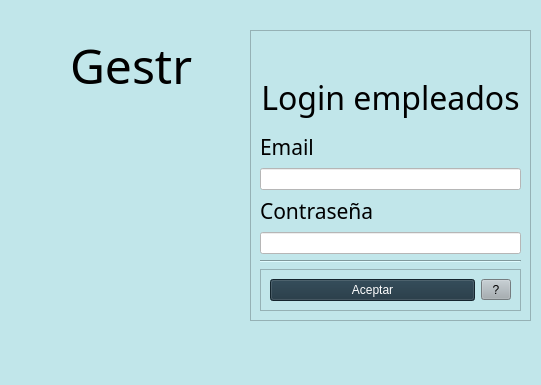
<?xml version="1.0" encoding="UTF-8"?>
<ui version="4.0">
 <class>MainWindow</class>
 <widget class="QMainWindow" name="MainWindow">
  <property name="geometry">
   <rect>
    <x>0</x>
    <y>0</y>
    <width>541</width>
    <height>385</height>
   </rect>
  </property>
  <property name="windowTitle">
   <string>MainWindow</string>
  </property>
  <property name="styleSheet">
   <string notr="true">background-color: rgb(193, 230, 234);</string>
  </property>
  <widget class="QWidget" name="centralwidget">
   <widget class="QFrame" name="loginCampos">
    <property name="geometry">
     <rect>
      <x>250</x>
      <y>30</y>
      <width>281</width>
      <height>291</height>
     </rect>
    </property>
    <property name="frameShape">
     <enum>QFrame::Shape::StyledPanel</enum>
    </property>
    <property name="frameShadow">
     <enum>QFrame::Shadow::Raised</enum>
    </property>
    <layout class="QVBoxLayout" name="verticalLayout">
     <item>
      <spacer name="verticalSpacer_2">
       <property name="orientation">
        <enum>Qt::Orientation::Vertical</enum>
       </property>
       <property name="sizeHint" stdset="0">
        <size>
         <width>20</width>
         <height>40</height>
        </size>
       </property>
      </spacer>
     </item>
     <item>
      <widget class="QLabel" name="labelLogin">
       <property name="font">
        <font>
         <family>Bahnschrift</family>
         <pointsize>24</pointsize>
        </font>
       </property>
       <property name="text">
        <string>Login empleados</string>
       </property>
       <property name="scaledContents">
        <bool>false</bool>
       </property>
       <property name="alignment">
        <set>Qt::AlignmentFlag::AlignCenter</set>
       </property>
      </widget>
     </item>
     <item>
      <spacer name="verticalSpacer">
       <property name="orientation">
        <enum>Qt::Orientation::Vertical</enum>
       </property>
       <property name="sizeHint" stdset="0">
        <size>
         <width>20</width>
         <height>10</height>
        </size>
       </property>
      </spacer>
     </item>
     <item>
      <widget class="QLabel" name="labelEmail">
       <property name="font">
        <font>
         <family>Bahnschrift</family>
         <pointsize>16</pointsize>
        </font>
       </property>
       <property name="text">
        <string>Email</string>
       </property>
      </widget>
     </item>
     <item>
      <widget class="QLineEdit" name="lineEdit">
       <property name="styleSheet">
        <string notr="true">background-color: rgb(255, 255, 255);</string>
       </property>
      </widget>
     </item>
     <item>
      <widget class="QLabel" name="labelContrasena">
       <property name="font">
        <font>
         <family>Bahnschrift</family>
         <pointsize>16</pointsize>
        </font>
       </property>
       <property name="text">
        <string>Contraseña</string>
       </property>
      </widget>
     </item>
     <item>
      <widget class="QLineEdit" name="lineEdit_2">
       <property name="styleSheet">
        <string notr="true">background-color: rgb(255, 255, 255);</string>
       </property>
      </widget>
     </item>
     <item>
      <widget class="Line" name="line">
       <property name="orientation">
        <enum>Qt::Orientation::Horizontal</enum>
       </property>
      </widget>
     </item>
     <item>
      <widget class="QFrame" name="frame">
       <property name="frameShape">
        <enum>QFrame::Shape::StyledPanel</enum>
       </property>
       <property name="frameShadow">
        <enum>QFrame::Shadow::Raised</enum>
       </property>
       <layout class="QHBoxLayout" name="horizontalLayout">
        <item>
         <widget class="QPushButton" name="btnAceptar">
          <property name="styleSheet">
           <string notr="true">background-color: rgb(28, 50, 63);
color: rgb(255, 255, 255);</string>
          </property>
          <property name="text">
           <string>Aceptar</string>
          </property>
         </widget>
        </item>
        <item>
         <widget class="QToolButton" name="Ayuda">
          <property name="minimumSize">
           <size>
            <width>30</width>
            <height>0</height>
           </size>
          </property>
          <property name="toolTip">
           <string>Información</string>
          </property>
          <property name="styleSheet">
           <string notr="true">background-color: rgb(164, 173, 178);</string>
          </property>
          <property name="text">
           <string>?</string>
          </property>
         </widget>
        </item>
       </layout>
      </widget>
     </item>
    </layout>
   </widget>
   <widget class="QLabel" name="logo">
    <property name="geometry">
     <rect>
      <x>10</x>
      <y>120</y>
      <width>221</width>
      <height>231</height>
     </rect>
    </property>
    <property name="text">
     <string/>
    </property>
    <property name="pixmap">
     <pixmap>C:/Users/Personal/Desktop/TFG PRESENTABLE/TRABAJO_FINAL_MODULO/Modulos/WEB/imagenes/gestr.ico</pixmap>
    </property>
    <property name="scaledContents">
     <bool>true</bool>
    </property>
   </widget>
   <widget class="QLabel" name="gestrNombre">
    <property name="geometry">
     <rect>
      <x>70</x>
      <y>30</y>
      <width>131</width>
      <height>71</height>
     </rect>
    </property>
    <property name="font">
     <font>
      <family>Bahnschrift</family>
      <pointsize>36</pointsize>
     </font>
    </property>
    <property name="text">
     <string notr="true">Gestr</string>
    </property>
    <property name="scaledContents">
     <bool>true</bool>
    </property>
   </widget>
  </widget>
  <widget class="QStatusBar" name="statusbar"/>
 </widget>
 <resources/>
 <connections/>
</ui>
